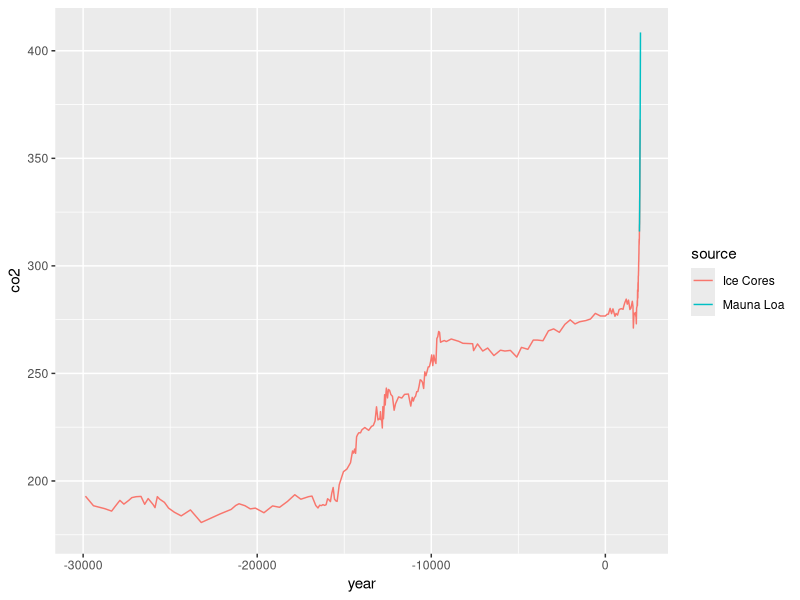

The R source for this figure:
library(tidyverse)
library(dslabs)
data(temp_carbon)
data(greenhouse_gases)
data(historic_co2)

dif_celsius = temp_carbon %>%
  filter(!is.na(temp_anomaly) & year %in% c(1880, 2018)) %>%
  select(temp_anomaly)

p = temp_carbon %>%
  filter(!is.na(temp_anomaly)) %>%
  ggplot(aes(year, temp_anomaly)) +
  geom_line() +
  geom_line(aes(x = year, y = ocean_anomaly), color = "red") +
  geom_line(aes(x = year, y = land_anomaly), color = "yellow") +
  geom_hline(aes(yintercept = 0), col = "blue") +
  ylab("Temperature anomaly (degrees C)") +
  ggtitle("Temperature anomaly relative to 20th century mean, 1880-2018") +
  geom_text(x = 2000, y = 0.05, label = "20th century mean", color = "blue")

p2 = greenhouse_gases %>%
  ggplot(aes(year, concentration)) +
  geom_line() +
  facet_grid(gas~., scales = "free") +
  geom_vline(xintercept = 1850) +
  ylab("Concentration (ch4/n2o ppb, co2 ppm)") +
  ggtitle("Atmospheric greenhouse gas concentration by year, 0-2000")

p3 = temp_carbon %>%
  filter(!is.na(carbon_emissions)) %>%
  ggplot(aes(year, carbon_emissions)) +
  geom_line()

co2_time = historic_co2 %>%
  ggplot(aes(year, co2, color = source)) +
  geom_line()


co2_time + xlim(-30000, 2018)
